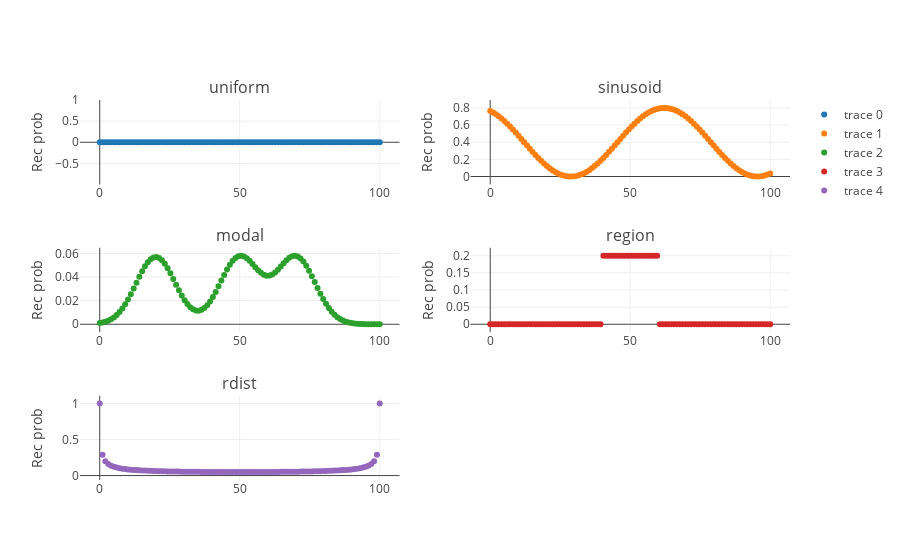

The code cell stored with this chart in its notebook:
### Markdown cell above
Recombination priors are stored in the script `Recombination_tools.py`.

The next block displays available functions of recombination by proxy genomic position.

Like structure priors, Rec functions take two position arguments, **angle** and **range_windows**, and a set of function specific keyword arguments that determine the characteristics of patterns produced.

### Code cell
from structure_tools.Recombination_tools import *
from structure_tools.Tutorial_subplots import Rec_subplots_lib

#####
Cop_lib= {
    'uniform':{
        'cop_func': Rec_prob_uniform,
        'cop_kwargs': {
            'Cop': 1e-3
        }
    },
    'sinusoid': {
        'cop_func': Rec_prob_sinusoid,
        'cop_kwargs': {
            'multiplier': .8,
            'freq': 3,
            'c': 2
        }
    },
    'modal': {
        'cop_func': Rec_prob_modal,
        'cop_kwargs': {
            'modes': [.2,.5,.7],
            'N':100,
            'bandwidth': 0.07,
            'multiplier': 3e-2
        }
    },
    'region': {
        'cop_func': Rec_prob_region,
        'cop_kwargs': {
            'region': [.4,.6],
            'prob_basal': 0,
            'prob':.2
        }
    },
    'rdist': {
        'cop_func': Rec_prob_rdist,
        'cop_kwargs': {
            'multiplier': float(1 / 6),
            'c': .9,
            'loc': 0,
            'scale': 1
        }
    }
}

#####

Rec_subplots_lib(Cop_lib,vector_lib,Npops= 4,Ncols= 2,range_diff= [0,100],steps= 100,yaxis= 'Rec prob')
